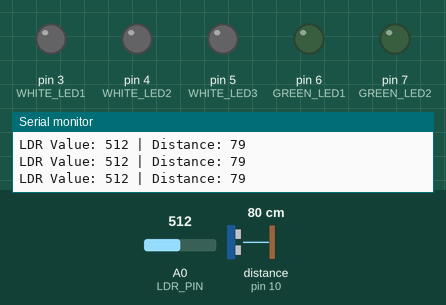
This sketch was run on a simulated Arduino Uno, built with avr-gcc and run on an emulated ATmega328P. Shown: output pins drawn as LEDs (lit = HIGH), the last lines printed to the serial monitor. Wiring (inferred from the names in the program): ultrasonic range finder: trigger pin 9; echo pin 10. The inputs (shaded band) are chosen by the test bench; at power-on: A0 (LDR_PIN) = 512, distance to the obstacle (sensor on pin 10) 80 cm. The echo pulse lasts 58.3 µs per cm; pins used as bus, display or sensor lines are not drawn.

Above: at 1.2 s.
1.3 s: A0 (LDR_PIN) set to 490
At 2.5 s:
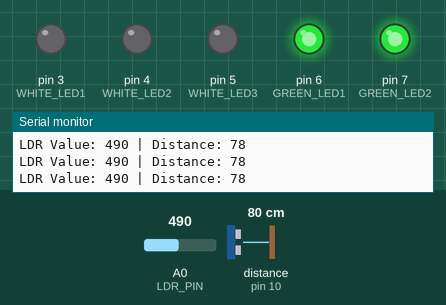
2.8 s: distance to the obstacle (sensor on pin 10) set to 53 cm
5.8 s: distance to the obstacle (sensor on pin 10) set to 48 cm
At 6.1 s:
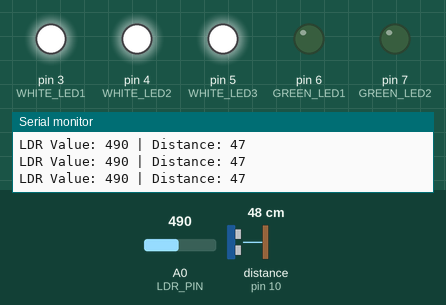
7.3 s: A0 (LDR_PIN) set to 510
At 8.0 s:
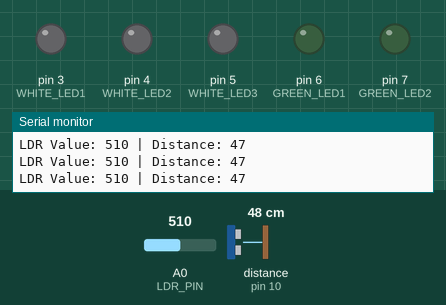
8.8 s: A0 (LDR_PIN) set to 306
At 10.1 s:
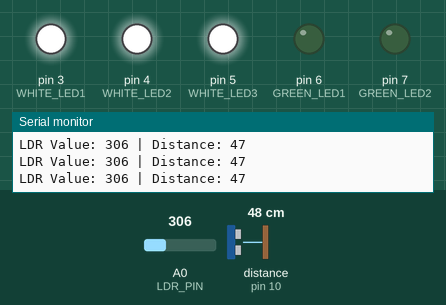
Timing chart, 0 to 11.3 s (numbered marks = the images above; inputs shaded):
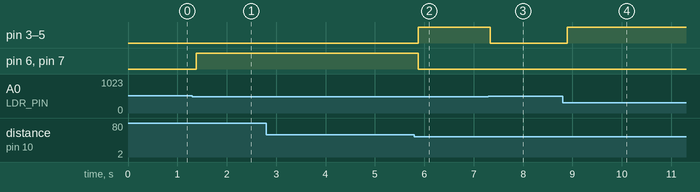

Measured:
- the behaviour switches between 501 and 500 on A0 (LDR_PIN) (found by bisection; images 0 and 1)
- the behaviour switches between 51 and 50 cm on distance to the obstacle (sensor on pin 10) (found by bisection; images 1 and 2)
- after the input at 1.3 s, pin 6 (GREEN_LED1), pin 7 (GREEN_LED2): LOW → HIGH after 0.08 s
- after the input at 5.8 s, pin 3 (WHITE_LED1), pin 4 (WHITE_LED2), pin 5 (WHITE_LED3): LOW → HIGH after 0.08 s; pin 6 (GREEN_LED1), pin 7 (GREEN_LED2): HIGH → LOW after 0.08 s
- after the input at 7.3 s, pin 3 (WHITE_LED1), pin 4 (WHITE_LED2), pin 5 (WHITE_LED3): HIGH → LOW at once
- after the input at 8.8 s, pin 3 (WHITE_LED1), pin 4 (WHITE_LED2), pin 5 (WHITE_LED3): LOW → HIGH after 0.09 s

The sketch:

adaptive_street_light_esp32.ino
```cpp
#define TRIG_PIN 9
#define ECHO_PIN 10
#define LDR_PIN A0

#define WHITE_LED1 3
#define WHITE_LED2 4
#define WHITE_LED3 5

#define GREEN_LED1 6
#define GREEN_LED2 7

const int ldrThreshold = 500;      // Adjust according to your LDR readings
const int distanceThreshold = 50;  // Vehicle detection range in cm

unsigned long whiteLedTimer = 0;
bool whiteLedState = false;

void setup() {
  Serial.begin(9600);

  pinMode(TRIG_PIN, OUTPUT);
  pinMode(ECHO_PIN, INPUT);

  pinMode(WHITE_LED1, OUTPUT);
  pinMode(WHITE_LED2, OUTPUT);
  pinMode(WHITE_LED3, OUTPUT);

  pinMode(GREEN_LED1, OUTPUT);
  pinMode(GREEN_LED2, OUTPUT);

  allLightsOff();
}

long getDistance() {
  digitalWrite(TRIG_PIN, LOW);
  delayMicroseconds(2);

  digitalWrite(TRIG_PIN, HIGH);
  delayMicroseconds(10);
  digitalWrite(TRIG_PIN, LOW);

  long duration = pulseIn(ECHO_PIN, HIGH);
  long distance = duration * 0.034 / 2;


  return distance;
}

void allLightsOff() {
  digitalWrite(WHITE_LED1, LOW);
  digitalWrite(WHITE_LED2, LOW);
  digitalWrite(WHITE_LED3, LOW);
  digitalWrite(GREEN_LED1, LOW);
  digitalWrite(GREEN_LED2, LOW);
}

void whiteLightsOn() {
  digitalWrite(WHITE_LED1, HIGH);
  digitalWrite(WHITE_LED2, HIGH);
  digitalWrite(WHITE_LED3, HIGH);
}

void greenLightsOn() {
  digitalWrite(GREEN_LED1, HIGH);
  digitalWrite(GREEN_LED2, HIGH);
}

void greenLightsOff() {
  digitalWrite(GREEN_LED1, LOW);
  digitalWrite(GREEN_LED2, LOW);
}

void loop() {
  int ldrValue = analogRead(LDR_PIN);
  long distance = getDistance();

  Serial.print("LDR Value: ");
  Serial.print(ldrValue);
  Serial.print(" | Distance: ");
  Serial.println(distance);

  // DAY MODE
  if (ldrValue > ldrThreshold) {
    allLightsOff();
    whiteLedState = false;
    delay(100);
    return;
  }

  // NIGHT MODE
  if (distance > 0 && distance < distanceThreshold) {
    whiteLightsOn();
    greenLightsOff();


    whiteLedTimer = millis();
    whiteLedState = true;
  }

  if (whiteLedState) {
    if (millis() - whiteLedTimer >= 10000) {
      digitalWrite(WHITE_LED1, LOW);
      digitalWrite(WHITE_LED2, LOW);
      digitalWrite(WHITE_LED3, LOW);

      greenLightsOn();
      whiteLedState = false;
    }
  } else {
    greenLightsOn();
  }

  delay(100);
}
```
